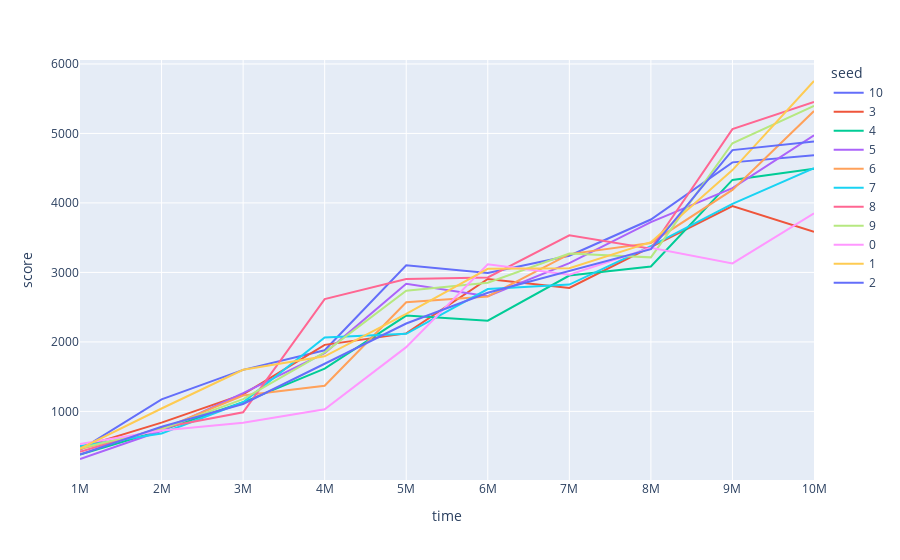

Source (notebook cell):
### Code cell
df = raw[(raw["time"] <= 10e6) & (raw["task"] == "atari_assault")]

fig = px.line(df, x="time", y="score", color="seed")
fig.show()

### Figure 1 — Plotly figure (JSON) as saved in the notebook; plotly's stock layout.template omitted (floating-point values rounded to 4 significant figures)
{"data": [{"hovertemplate": "seed=10<br>time=%{x}<br>score=%{y}<extra></extra>", "legendgroup": "10", "line": {"color": "#636efa", "dash": "solid"}, "marker": {"symbol": "circle"}, "mode": "lines", "name": "10", "orientation": "v", "showlegend": true, "type": "scatter", "x": [1000000, 2000000, 3000000, 4000000, 5000000, 6000000, 7000000, 8000000, 9000000, 10000000], "xaxis": "x", "y": [445.2, 1173.0, 1598.0, 1880.0, 3103.0, 2992.0, 3241.0, 3762.0, 4584.0, 4686.0], "yaxis": "y"}, {"hovertemplate": "seed=3<br>time=%{x}<br>score=%{y}<extra></extra>", "legendgroup": "3", "line": {"color": "#EF553B", "dash": "solid"}, "marker": {"symbol": "circle"}, "mode": "lines", "name": "3", "orientation": "v", "showlegend": true, "type": "scatter", "x": [1000000, 2000000, 3000000, 4000000, 5000000, 6000000, 7000000, 8000000, 9000000, 10000000], "xaxis": "x", "y": [478.8, 838.3, 1244.0, 1958.0, 2122.0, 2906.0, 2778.0, 3371.0, 3956.0, 3584.0], "yaxis": "y"}, {"hovertemplate": "seed=4<br>time=%{x}<br>score=%{y}<extra></extra>", "legendgroup": "4", "line": {"color": "#00cc96", "dash": "solid"}, "marker": {"symbol": "circle"}, "mode": "lines", "name": "4", "orientation": "v", "showlegend": true, "type": "scatter", "x": [1000000, 2000000, 3000000, 4000000, 5000000, 6000000, 7000000, 8000000, 9000000, 10000000], "xaxis": "x", "y": [379, 729.5, 1131.0, 1616.0, 2379.0, 2305.0, 2955.0, 3086.0, 4331.0, 4492.0], "yaxis": "y"}, {"hovertemplate": "seed=5<br>time=%{x}<br>score=%{y}<extra></extra>", "legendgroup": "5", "line": {"color": "#ab63fa", "dash": "solid"}, "marker": {"symbol": "circle"}, "mode": "lines", "name": "5", "orientation": "v", "showlegend": true, "type": "scatter", "x": [1000000, 2000000, 3000000, 4000000, 5000000, 6000000, 7000000, 8000000, 9000000, 10000000], "xaxis": "x", "y": [315, 721.1, 1262.0, 1840.0, 2838.0, 2658, 3134, 3723.0, 4214.0, 4974.0], "yaxis": "y"}, {"hovertemplate": "seed=6<br>time=%{x}<br>score=%{y}<extra></extra>", "legendgroup": "6", "line": {"color": "#FFA15A", "dash": "solid"}, "marker": {"symbol": "circle"}, "mode": "lines", "name": "6", "orientation": "v", "showlegend": true, "type": "scatter", "x": [1000000, 2000000, 3000000, 4000000, 5000000, 6000000, 7000000, 8000000, 9000000, 10000000], "xaxis": "x", "y": [459.8, 745, 1228.0, 1369.0, 2570.0, 2655.0, 3264.0, 3424.0, 4188.0, 5323.0], "yaxis": "y"}, {"hovertemplate": "seed=7<br>time=%{x}<br>score=%{y}<extra></extra>", "legendgroup": "7", "line": {"color": "#19d3f3", "dash": "solid"}, "marker": {"symbol": "circle"}, "mode": "lines", "name": "7", "orientation": "v", "showlegend": true, "type": "scatter", "x": [1000000, 2000000, 3000000, 4000000, 5000000, 6000000, 7000000, 8000000, 9000000, 10000000], "xaxis": "x", "y": [501.9, 682.3, 1131.0, 2063, 2116.0, 2761.0, 2824.0, 3378.0, 3986.0, 4500.0], "yaxis": "y"}, {"hovertemplate": "seed=8<br>time=%{x}<br>score=%{y}<extra></extra>", "legendgroup": "8", "line": {"color": "#FF6692", "dash": "solid"}, "marker": {"symbol": "circle"}, "mode": "lines", "name": "8", "orientation": "v", "showlegend": true, "type": "scatter", "x": [1000000, 2000000, 3000000, 4000000, 5000000, 6000000, 7000000, 8000000, 9000000, 10000000], "xaxis": "x", "y": [418.8, 763.6, 987.4, 2616.0, 2907.0, 2928, 3533.0, 3341.0, 5063.0, 5453.0], "yaxis": "y"}, {"hovertemplate": "seed=9<br>time=%{x}<br>score=%{y}<extra></extra>", "legendgroup": "9", "line": {"color": "#B6E880", "dash": "solid"}, "marker": {"symbol": "circle"}, "mode": "lines", "name": "9", "orientation": "v", "showlegend": true, "type": "scatter", "x": [1000000, 2000000, 3000000, 4000000, 5000000, 6000000, 7000000, 8000000, 9000000, 10000000], "xaxis": "x", "y": [469.1, 744.6, 1178.0, 1850.0, 2738, 2852.0, 3272, 3217.0, 4858.0, 5397.0], "yaxis": "y"}, {"hovertemplate": "seed=0<br>time=%{x}<br>score=%{y}<extra></extra>", "legendgroup": "0", "line": {"color": "#FF97FF", "dash": "solid"}, "marker": {"symbol": "circle"}, "mode": "lines", "name": "0", "orientation": "v", "showlegend": true, "type": "scatter", "x": [1000000, 2000000, 3000000, 4000000, 5000000, 6000000, 7000000, 8000000, 9000000, 10000000], "xaxis": "x", "y": [531.2, 726.3, 838.1, 1031.0, 1925.0, 3116.0, 2968.0, 3354.0, 3129, 3849.0], "yaxis": "y"}, {"hovertemplate": "seed=1<br>time=%{x}<br>score=%{y}<extra></extra>", "legendgroup": "1", "line": {"color": "#FECB52", "dash": "solid"}, "marker": {"symbol": "circle"}, "mode": "lines", "name": "1", "orientation": "v", "showlegend": true, "type": "scatter", "x": [1000000, 2000000, 3000000, 4000000, 5000000, 6000000, 7000000, 8000000, 9000000, 10000000], "xaxis": "x", "y": [466.1, 1042, 1599.0, 1792.0, 2404.0, 3051.0, 3059.0, 3435.0, 4473.0, 5755.0], "yaxis": "y"}, {"hovertemplate": "seed=2<br>time=%{x}<br>score=%{y}<extra></extra>", "legendgroup": "2", "line": {"color": "#636efa", "dash": "solid"}, "marker": {"symbol": "circle"}, "mode": "lines", "name": "2", "orientation": "v", "showlegend": true, "type": "scatter", "x": [1000000, 2000000, 3000000, 4000000, 5000000, 6000000, 7000000, 8000000, 9000000, 10000000], "xaxis": "x", "y": [378, 778.8, 1107.0, 1691.0, 2265.0, 2707.0, 3023.0, 3334.0, 4760, 4885.0], "yaxis": "y"}], "layout": {"legend": {"title": {"text": "seed"}, "tracegroupgap": 0}, "margin": {"t": 60}, "xaxis": {"anchor": "y", "domain": [0, 1], "title": {"text": "time"}}, "yaxis": {"anchor": "x", "domain": [0, 1], "title": {"text": "score"}}}}
